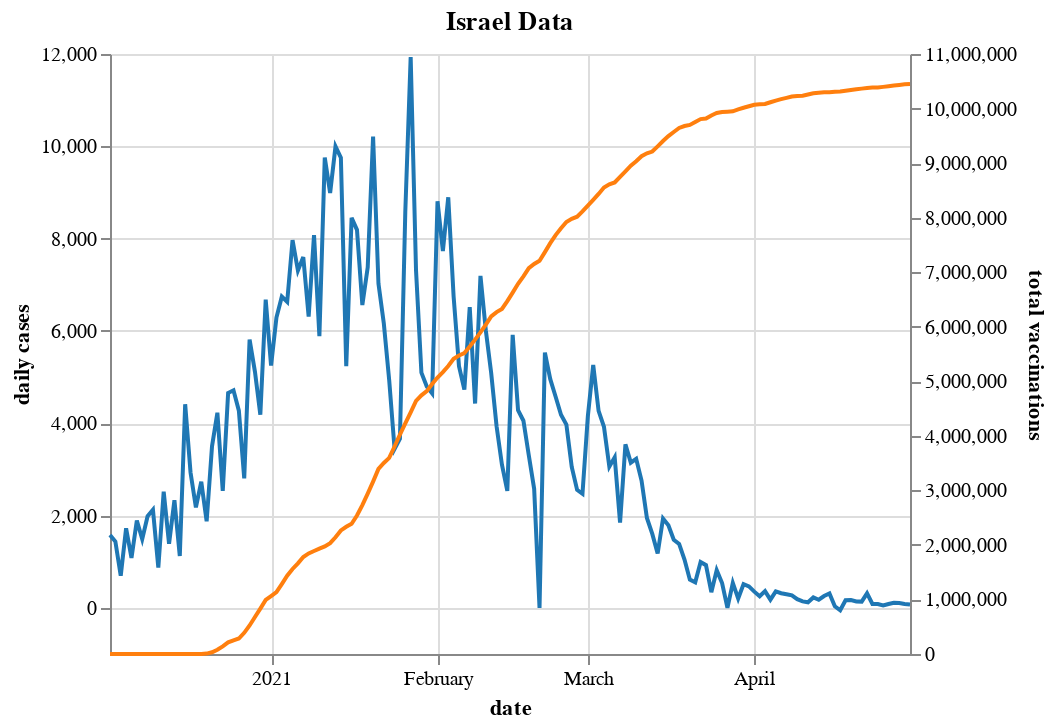

This figure's notebook cell:
### Code cell
draw_twoaxis('Israel')

### Figure 1 — Vega-Lite specification as saved in the notebook (floating-point values rounded to 4 significant figures; data arrays with more than 128 entries replaced by an {"elided": "..."} marker saying what was removed)
{"config": {"view": {"continuousWidth": 400, "continuousHeight": 300}}, "layer": [{"mark": {"type": "line", "color": "#1F77B4"}, "encoding": {"x": {"type": "temporal", "field": "date"}, "y": {"type": "quantitative", "field": "daily cases"}}, "title": "Israel Data"}, {"mark": {"type": "line", "color": "#FF7F0E"}, "encoding": {"x": {"type": "temporal", "field": "date"}, "y": {"type": "quantitative", "field": "total vaccinations"}}, "title": "Israel Data"}], "data": {"name": "data-87447abfc659be085f5b18da39012e55"}, "resolve": {"scale": {"y": "independent"}}, "$schema": "https://vega.github.io/schema/vega-lite/v4.8.1.json", "datasets": {"data-87447abfc659be085f5b18da39012e55": {"elided": "150 records"}}}
